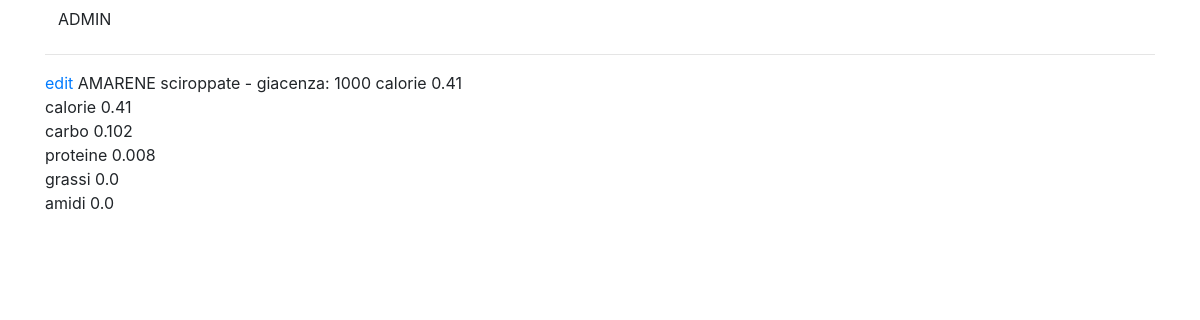
The page /cousine/ingredients/982/ on the database its author committed.
### cousine/models.py (models this page shows, shortened)
class Ingredient(models.Model):
    name = models.CharField(max_length=100)
    category = models.ForeignKey(Category, on_delete=models.CASCADE)
    nutritional = models.OneToOneField(Nutritionals,  on_delete=models.CASCADE, null=True, blank=True)
    class meta:
        ordering = ["name"]
    @property
    def get_giacenza(self):
        return 1000

class Nutritionals(models.Model):
    calories = models.FloatField()
    carbohydrates = models.FloatField()
    proteins = models.FloatField()
    fat = models.FloatField()
    starch = models.FloatField()

### cousine/views.py (the view)
# urls.py: path('ingredients/<int:pk>/', views.ingredientDetalilview, name='ingredient-detail'),
def ingredientDetalilview(request, pk):
    ingredient = Ingredient.objects.get(id=pk)
    context = {'object': ingredient}
    return render(request, 'cousine/ingredient_detail.html', context)

### cousine/templates/cousine/ingredient_detail.html
{% extends "base.html" %}
{% block content %}
    <a href="{% url 'ingredient-edit' object.id %}">edit</a>
{{ object.name }} - giacenza: {{ object.get_giacenza }}
calorie {{ object.nutritional.calories }}<br>
    calorie {{ object.nutritional.calories }}<br>
    carbo {{ object.nutritional.carbohydrates }}<br>
    proteine {{ object.nutritional.proteins }}<br>
    grassi {{ object.nutritional.fat}}<br>
    amidi {{ object.nutritional.starch }}<br>
{% endblock content %}

### rows shown on the page
Ingredient: name "AMARENE sciroppate", get_giacenza "1000", nutritional.calories "0.41", nutritional.carbohydrates "0.102", nutritional.proteins "0.008", nutritional.fat "0.0", nutritional.starch "0.0"
